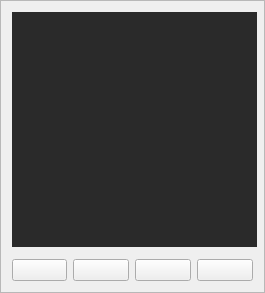
        <widget class="QFrame" name="Preview">
         <property name="minimumSize">
          <size>
           <width>265</width>
           <height>293</height>
          </size>
         </property>
         <property name="maximumSize">
          <size>
           <width>265</width>
           <height>293</height>
          </size>
         </property>
         <property name="layoutDirection">
          <enum>Qt::RightToLeft</enum>
         </property>
         <property name="frameShape">
          <enum>QFrame::StyledPanel</enum>
         </property>
         <property name="frameShadow">
          <enum>QFrame::Plain</enum>
         </property>
         <layout class="QGridLayout" name="gridLayout_2">
          <item row="0" column="0" colspan="4">
           <widget class="QLabel" name="previewFrame">
            <property name="minimumSize">
             <size>
              <width>245</width>
              <height>245</height>
             </size>
            </property>
            <property name="maximumSize">
             <size>
              <width>245</width>
              <height>245</height>
             </size>
            </property>

            <property name="styleSheet">
             <string notr="true">QWidget
{
    color: #000000;
    background-color: #2A2A2A;margin-bottom:10px;}</string>
            </property>
            <property name="text">
             <string/>
            </property>
            <property name="scaledContents">
             <bool>true</bool>
            </property>
            <property name="alignment">
             <set>Qt::AlignCenter</set>
            </property>
           </widget>
          </item>
          <item row="1" column="1">
           <widget class="QPushButton" name="pauseButton">
            <property name="layoutDirection">
             <enum>Qt::RightToLeft</enum>
            </property>
            <property name="styleSheet">
             <string notr="true">background-image: url(:/buttons/buttons/pause.png);
background-repeat: no-repeat;
background-attachment: fixed;
background-position: center;</string>
            </property>
            <property name="text">
             <string/>
            </property>
           </widget>
          </item>
          <item row="1" column="2">
           <widget class="QPushButton" name="playButton">
            <property name="layoutDirection">
             <enum>Qt::LeftToRight</enum>
            </property>
            <property name="styleSheet">
             <string notr="true">background-image: url(:/buttons/buttons/play.png);
background-repeat: no-repeat;
background-attachment: fixed;
background-position: center;</string>
            </property>
            <property name="text">
             <string/>
            </property>
           </widget>
          </item>
          <item row="1" column="3">
           <widget class="QPushButton" name="slowerButton">
            <property name="layoutDirection">
             <enum>Qt::LeftToRight</enum>
            </property>
            <property name="autoFillBackground">
             <bool>false</bool>
            </property>
            <property name="styleSheet">
             <string notr="true">background-image: url(:/buttons/buttons/rewind.png);
background-repeat: no-repeat;
background-attachment: fixed;
background-position: center;</string>
            </property>
            <property name="text">
             <string/>
            </property>
           </widget>
          </item>
          <item row="1" column="0">
           <widget class="QPushButton" name="fasterButton">
            <property name="layoutDirection">
             <enum>Qt::LeftToRight</enum>
            </property>
            <property name="styleSheet">
             <string notr="true">background-image: url(:/buttons/buttons/fastForward.png);
background-repeat: no-repeat;
background-attachment: fixed;
background-position: left;</string>
            </property>
            <property name="text">
             <string/>
            </property>
           </widget>
          </item>
         </layout>
        </widget>
